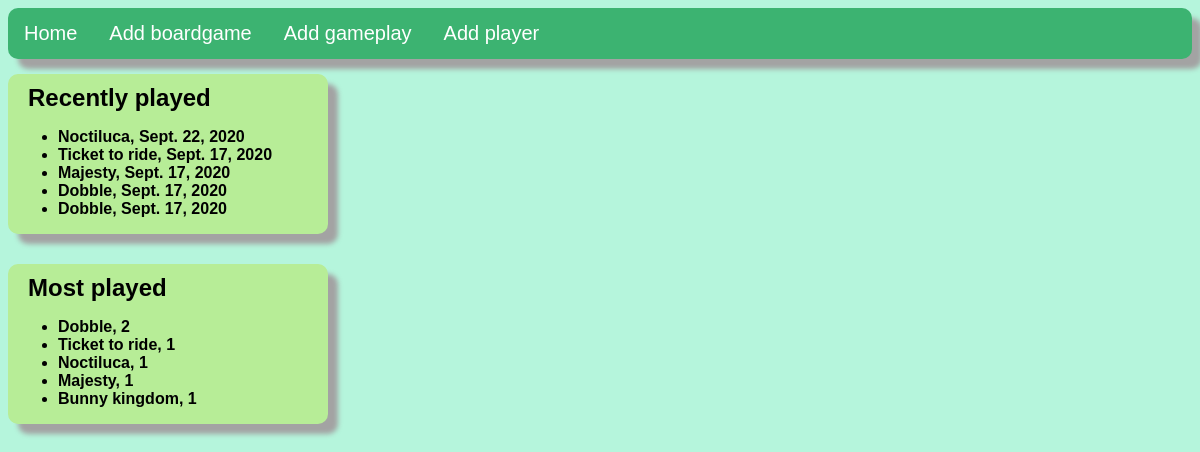
Screenshot of /polls/ with the database file from the repository.
### polls/models.py (models this page shows, shortened)
class Gameplay(models.Model):
    name = models.ForeignKey(Boardgames, on_delete=models.CASCADE)
    NumberOfPlayers = models.IntegerField(default=0)
    time = models.DurationField(default=datetime.timedelta(days=0, seconds=0))
    date = models.DateTimeField( default=datetime.datetime.now())

class Boardgames(models.Model):
    def __str__(self):
        return self.name
    name = models.CharField(max_length=50)
    owner = models.ForeignKey(Player, on_delete=models.CASCADE)
    minNumberOfPlayers = models.IntegerField(default=2)
    maxNumberOfPlayers = models.IntegerField(default=4)

### polls/views.py (the view)
# urls.py: path('', views.index, name='home'),
def index(request):
    latest_games_list = Gameplay.objects.order_by('-date')[:5]
    mostplayed_games_list = Gameplay.objects.values('name__name').annotate(game_count=Count('name__name')).order_by('-game_count')[:5]
    context = {'latest_games_list': latest_games_list,
               'mostplayed_games_list': mostplayed_games_list
               }
    return render(request, 'polls/index.html', context)

### polls/templates/polls/index.html
{% extends "polls/header.html" %}
{% block body %}
<div class='box round shadow'>
  <h2>Recently played</h2>
{% if latest_games_list %}
    <ul>
    {% for b in latest_games_list %}
        <li>{{ b.name }}, {{ b.date.date }}</li>
    {% endfor %}
    </ul>
{% else %}
    <p>No polls are available.</p>
{% endif %}
</div>
<div class='box round shadow'>
  <h2>Most played</h2>
{% if mostplayed_games_list %}
    <ul>
    {% for b in mostplayed_games_list %}
        <li>{{ b.name__name }}, {{ b.game_count }}</li>
    {% endfor %}
    </ul>
{% else %}
    <p>No polls are available.</p>
{% endif %}
</div>
{% endblock %}

### polls/templates/polls/header.html
{% load static %}
<link rel="stylesheet" type="text/css" href="{% static 'polls/style.css' %}">
<div class="navbar round shadow">
  <a href="{% url 'home' %}">Home</a>
  <a href="{% url 'add_game' %}">Add boardgame</a>
  <a href="{% url 'add_play' %}">Add gameplay</a>
  <a href="{% url 'add_player' %}">Add player</a>
</div>
{% block body %}
{% endblock %}

### polls/static/polls/style.css (style rules this page uses)
h2 { padding: 0px; margin: 10px; }
.navbar { overflow: hidden; background-color: #3CB371; font-family: Arial; width: 100%; }
.navbar a { float: left; font-size: 20px; color: white; text-align: center; padding: 14px 16px; text-decoration: none; }
.round { border-radius: 10px 10px 10px 10px; -moz-border-radius: 10px 10px 10px 10px; -webkit-border-radius: 10px 10px 10px 10px; border: 0px solid #000000; }
.shadow { -webkit-box-shadow: 10px 10px 5px 0px rgba(163,163,163,1); -moz-box-shadow: 10px 10px 5px 0px rgba(163,163,163,1); box-shadow: 10px 10px 5px 0px rgba(163,163,163,1); }
.box { display:inline; font-weight: 600; font-family: Arial; padding: 0px 10px; float: left; width: 300px; margin-bottom: 15px; margin-top: 15px; clear: both; background-color: #B7ED97; }

### rows the page displays
Gameplay: name "Noctiluca", date "Sept. 22, 2020"
Gameplay: name "Ticket to ride", date "Sept. 17, 2020"
Gameplay: name "Majesty", date "Sept. 17, 2020"
Gameplay: name "Dobble", date "Sept. 17, 2020"
Gameplay: name "Dobble", date "Sept. 17, 2020"
Boardgames: name__name "Dobble", game_count "2"
Boardgames: name__name "Ticket to ride", game_count "1"
Boardgames: name__name "Noctiluca", game_count "1"
Boardgames: name__name "Majesty", game_count "1"

### other values shown
{{ b.name__name }} "Bunny kingdom"
{{ b.game_count }} "1"
